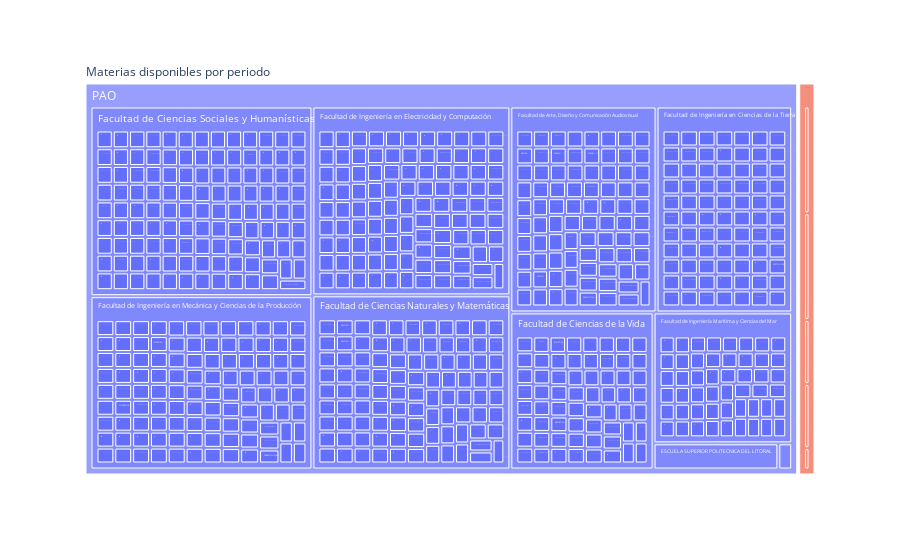

Notebook source saved alongside this figure:
### Markdown cell above
Idea donde este todas.

### Code cell
import plotly.express as px
fig = px.treemap(df_materias, path=[px.Constant("Materias disponibles por periodo"), 'CLASIFICACION', 'UNIDAD', 'NOMBRE' ],
                color_discrete_map={'Facultad de Ciencias Naturales y Matemáticas':'gold', 'PAE':'darkblue', 'PAO':'red'})
fig.show()

### Figure 1 — Plotly figure (JSON) as saved in the notebook; plotly's stock layout.template omitted (floating-point values rounded to 4 significant figures; data arrays with more than 128 entries replaced by an {"elided": "..."} marker saying what was removed)
{"data": [{"branchvalues": "total", "domain": {"x": [0, 1], "y": [0, 1]}, "hovertemplate": "labels=%{label}<br>count=%{value}<br>parent=%{parent}<br>id=%{id}<extra></extra>", "ids": {"elided": "737 str values"}, "labels": {"elided": "737 str values"}, "name": "", "parents": {"elided": "737 str values"}, "type": "treemap", "values": {"elided": "737 int values"}}], "layout": {"legend": {"tracegroupgap": 0}, "margin": {"t": 60}}}
